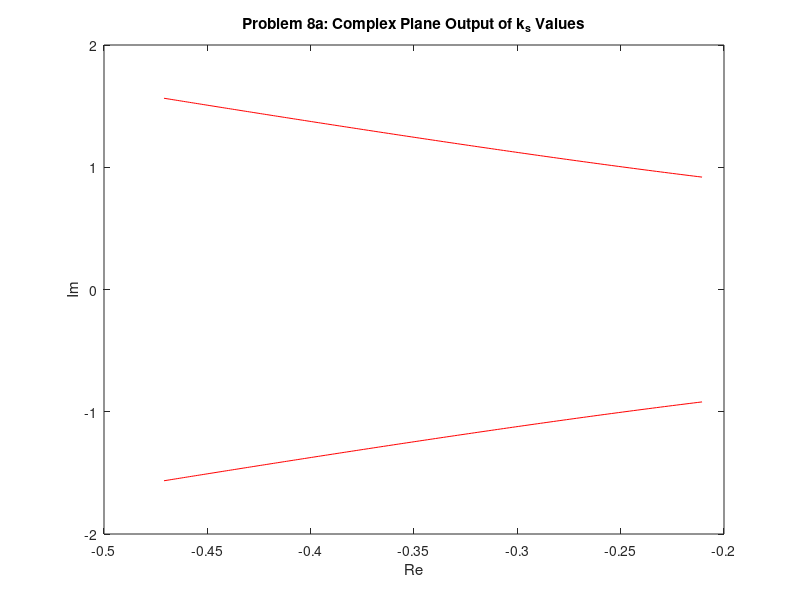

MATLAB code for this plot: (Note: this script raises an error after producing the figure.)
%%%%%%%%%%%%%%%%%%%%%%%
%  ASEN 3128: Lab 5
%  
%  Group Members
%  -Caleb Bristol
%  -Tess Brodsky
%  -Qihan Cai
%  -Kyle Bowen
%%%%%%%%%%%%%%%%%%%%%%%

clc
clear
close all;

%% Constants
    g = 9.81; %[m/s^2]
    m = 6.366e05 * 4.448 / g; %[kg]
    u_0 = 518 * 0.3048; %[m/s]
    theta_0 = 0; %[rad]
    I_y = 3.31e07 * 14.59 * 0.3048^2; %[m/s]
    rho = 1.2673e-3 * 4.448 / 0.3048^4; %[kg/m^3]
    c = 27.31 * 0.3048; %[m]
    S = 5500 * 0.3048^2; %[m^2]

%% Part 1


    %% Problem 1
    E_3 = [-4.883*10,-1.342e3,8.176e3;1.546e3,-8.561e3,-5.627e4;0,-1.263e5,-1.394e7;0,3.104e2,-4.138e3;3.994e4,-3.341e5,-3.608e7];
    E_3_SI = E_3 .* [4.448/0.3048,4.448/0.3048,4.448;4.448/0.3048,4.448/0.3048,4.448;4.448,4.448,4.448*0.3048;4.448/0.3048,4.448/0.3048,4.448;4.448,4.448,4.448*0.3048]; 
    
    %% Problem 2
    chi = deg2rad(-6.8);
    X_u = E_3_SI(1,1)*cos(chi)^2-(E_3_SI(2,1)+E_3_SI(1,2))*sin(chi)*cos(chi)+E_3_SI(2,2)*sin(chi)^2;
    X_w = E_3_SI(2,1)*cos(chi)^2+(E_3_SI(1,1)-E_3_SI(2,2))*sin(chi)*cos(chi)-E_3_SI(1,2)*sin(chi)^2;
    X_q = E_3_SI(3,1)*cos(chi)-E_3_SI(3,2)*sin(chi);
    X_u_dot = E_3_SI(4,2)*sin(chi)^2;
    X_w_dot = -E_3_SI(4,2)*sin(chi)*cos(chi);
    Z_u = E_3_SI(1,2)*cos(chi)^2-(E_3_SI(2,2)-E_3_SI(1,1))*sin(chi)*cos(chi)-E_3_SI(2,1)*sin(chi)^2;
    Z_w = E_3_SI(2,2)*cos(chi)^2+(E_3_SI(1,2)+E_3_SI(2,1))*sin(chi)*cos(chi)+E_3_SI(1,1)*sin(chi)^2;
    Z_q = E_3_SI(3,2)*cos(chi)+E_3_SI(3,1)*sin(chi);
    Z_u_dot = -E_3_SI(4,2)*sin(chi)*cos(chi);
    Z_w_dot = E_3_SI(4,2)*cos(chi)^2;
    M_u = E_3_SI(1,3)*cos(chi) - E_3_SI(2,3)*sin(chi);
    M_w = E_3_SI(2,3)*cos(chi) + E_3_SI(1,3)*sin(chi);
    M_q = E_3_SI(3,3);
    M_u_dot = -E_3_SI(4,3)*sin(chi);
    M_w_dot = E_3_SI(4,3)*cos(chi);
    E_3_Rotated = [X_u Z_u M_u;X_w Z_w M_w;X_q Z_q M_q;X_w_dot Z_w_dot M_w_dot;X_u_dot Z_u_dot M_u_dot];
    
    % Part b
    C_w_0 = (m*g)/(.5*rho*u_0^2*S);
    
    
    Der_Table = [(X_u-rho*u_0*S*C_w_0*sin(theta_0))/(.5*rho*u_0*S) ...
        (Z_u+rho*u_0*S*C_w_0*cos(theta_0))/(.5*rho*u_0*S) ...
        M_u/(.5*rho*u_0*c*S);X_w/(.5*rho*u_0*S) ...
        Z_w/(.5*rho*u_0*S) M_w/(.5*rho*u_0*c*S);X_q/(.25*rho*u_0*c*S) ...
        Z_q/(.25*rho*u_0*c*S) M_q/(.25*rho*u_0*c^2*S); ...
        X_w_dot/(.25*rho*c*S) Z_w_dot/(.25*rho*c*S) M_w_dot/(.25*rho*c^2*S)];

    
    %% Problem 3

    
    A = [X_u/m X_w/m 0 -g*cos(theta_0);...
        Z_u/(m-Z_w_dot) Z_w/(m-Z_w_dot) (Z_q+m*u_0)/(m-Z_w_dot) (-m*g*sin(theta_0))/(m-Z_w_dot);...
        (1/I_y)*(M_u+(M_w_dot*Z_u)/(m-Z_w_dot)) (1/I_y)*(M_w+(M_w_dot*Z_w)/(m-Z_w_dot)) (1/I_y)*(M_q+(M_w_dot*(Z_q+m*u_0))/(m-Z_w_dot)) -(M_w_dot*m*g*sin(theta_0))/(I_y*(m-Z_w_dot));...
        0 0 1 0];
    
    %% Problem 4
    eigs = eig(A);
    
    % Short Period
    omega_1 = sqrt(real(eigs(1))^2 + imag(eigs(1))^2);
    zeta_1 = -real(eigs(1)) / omega_1;
    
    % Phugoid
    omega_3 = sqrt(real(eigs(3))^2 + imag(eigs(3))^2);
    zeta_3 = -real(eigs(3)) / omega_3;
    
    %% Problem 5
    
    % Short Period
    lambda_sp = M_q/(2*I_y) + 1/(2*I_y) * sqrt(M_q^2 + 4*I_y*u_0*M_w);
    
    omega_sp = sqrt(real(lambda_sp)^2 + imag(lambda_sp)^2);
    zeta_sp = -real(lambda_sp) / omega_sp;
    
    % Phugoid
    omega_ph = sqrt(2)*g/u_0;
    zeta_ph = -X_u/2 * sqrt(-u_0/(m*Z_u*g));
    P_ph = 2*pi/omega_ph;
    
    
    %% Problem 6
    
%% Part 2

    %% Problem 7
    
    % Given (Pg. 229)
    C_x_delta = -3.818e-06;
    C_z_delta = -0.3648;
    C_m_delta = -1.444;
    
    % Dimensionalize
    Xdele = C_x_delta * 0.5 * rho * u_0^2 * S;
    Zdele = C_z_delta * 0.5 * rho * u_0^2 * S;
    Mdele = C_m_delta * 0.5 * rho * u_0^2 * S * c;
    
    b_elev = [Xdele/m;Zdele/(m-Z_w_dot);Mdele/I_y + (M_w_dot*Zdele)/(I_y*(m-Z_w_dot));0];
    
    %% Problem 8
    
    % Part a)
    k_s = 1:0.01:3;
    
    b = b_elev([3 4]);
    
    A_ = @(k_s) [M_q/I_y u_0*M_w*k_s/I_y;1 0];
    
    A_nc = A_(k_s(1));
   
    % Preallocate
    eigs_sp = zeros(2,length(k_s));
    k_2 = zeros(length(k_s),1);    
    k_1 = zeros(length(k_s),1);
    
    % Calculate Control Gains
    for i = 1:length(k_s)
        A__ = A_(k_s(i));
        k_2(i) = (A_nc(1,2) - A__(1,2)) / (b(1));
        omega_ = sqrt(k_2(i)*b(1) - A__(1,2));
        k_1(i) = (2*zeta_sp*omega_ + A__(1,1)) / (b(1,1));
        eigs_sp(:,i) = eig(A_nc - b*[k_1(i) k_2(i)]);
    end
    
    %Plotting
    figure()
    plot(real(eigs_sp(1,:)),imag(eigs_sp(1,:)),'r'); hold on
    plot(real(eigs_sp(2,:)),imag(eigs_sp(2,:)),'r');
    title('Problem 8a: Complex Plane Output of k_s Values')
    xlabel('Re')
    ylabel('Im')
    xline(0)
    yline(0)
    xlim([-1 1])
    grid on; grid minor
    hold off
    
    % Part b)
    A_long_ = @(k_s) [X_u/m X_w/m 0 -g*cos(theta_0);...
        Z_u/(m-Z_w_dot) Z_w/(m-Z_w_dot) (Z_q+m*u_0)/(m-Z_w_dot) (-m*g*sin(theta_0))/(m-Z_w_dot);...
        (1/I_y)*(M_u+(M_w_dot*Z_u)/(m-Z_w_dot)) (1/I_y)*(M_w*k_s+(M_w_dot*Z_w)/(m-Z_w_dot)) (1/I_y)*(M_q+(M_w_dot*(Z_q+m*u_0))/(m-Z_w_dot)) -(M_w_dot*m*g*sin(theta_0))/(I_y*(m-Z_w_dot));...
        0 0 1 0];
    B_long = b_elev;
    
    
    eigs_8bsp = zeros(2,length(k_s));
    eigs_8bph = zeros(2,length(k_s));
    for i = 1:length(k_s)
        B_c = [[0;0;0;0] [0;0;0;0] B_long*-k_1(i) B_long*-k_2(i)];
        eigs_8b = eig(A_long_(k_s(i)) + B_c);
        eigs_8bsp(:,i) = eigs_8b([1 2]);
        eigs_8bph(:,i) = eigs_8b([3 4]);
    end
    
    %Plotting
    figure()
    plot(real(eigs_8bsp(1,:)),imag(eigs_8bsp(1,:)),'r'); hold on
    plot(real(eigs_8bsp(2,:)),imag(eigs_8bsp(2,:)),'r');
    plot(real(eigs_8bph(1,:)),imag(eigs_8bph(1,:)),'b');
    plot(real(eigs_8bph(2,:)),imag(eigs_8bph(2,:)),'b');
    scatter(real(eigs_8bsp(1,1)),imag(eigs_8bsp(1,1)),'*r');
    scatter(real(eigs_8bsp(2,1)),imag(eigs_8bsp(2,1)),'*r');
    scatter(real(eigs_8bph(1,1)),imag(eigs_8bph(1,1)),'*b');
    scatter(real(eigs_8bph(2,1)),imag(eigs_8bph(2,1)),'*b');
    title('Problem 8b: Complex Plane Output of k_s Values, Full System')
    xlabel('Re')
    ylabel('Im')
    xline(0)
    yline(0)
    xlim([-1 1])
    grid on; grid minor
    hold off
    
    % Part c)
    
    % Control Matrices & Initial Conditions
    t_span = [0 2000];
    IC_8c = [0;0;0;0.1];
    B_c = [[0;0;0;0] [0;0;0;0] B_long*-k_1(1) B_long*-k_2(1)];
    A_nc = A_long_(k_s(1)) + B_c;
    B_c = [[0;0;0;0] [0;0;0;0] B_long*-k_1(101) B_long*-k_2(101)];
    A_dc = A_long_(k_s(101)) + B_c;
    
    % Simulate Behavior
    [t_nc,x_nc] = ode45(@(t,var) linlong(t,A_nc,var),t_span,IC_8c);
    [t_dc,x_dc] = ode45(@(t,var) linlong(t,A_dc,var),t_span,IC_8c);
    
    % Plotting
    figure()
    subplot(4,1,1)
    plot(t_nc,x_nc(:,1)); hold on
    ylabel('u [m/s]')
    subplot(4,1,2)
    plot(t_nc,x_nc(:,2))
    ylabel('w [m/s]')
    subplot(4,1,3)
    plot(t_nc,x_nc(:,3))
    ylabel('q [rad/s]')
    subplot(4,1,4)
    plot(t_nc,x_nc(:,4))
    ylabel('\theta [rad]')
    xlabel('Time [s]')
    sgtitle('Problem 8c: Closed Loop Behavior, No Feedback')
    hold off
    
    figure()
    subplot(4,1,1)
    plot(t_dc,x_dc(:,1)); hold on
    ylabel('u [m/s]')
    subplot(4,1,2)
    plot(t_dc,x_dc(:,2))
    ylabel('w [m/s]')
    subplot(4,1,3)
    plot(t_dc,x_dc(:,3))
    ylabel('q [rad/s]')
    subplot(4,1,4)
    plot(t_dc,x_dc(:,4))
    ylabel('\theta [rad]')
    xlabel('Time [s]')
    sgtitle('Problem 8c: Closed Loop Behavior, Double Pitch Stiffness')
    hold off
    
    % Part d)
    
    
    % i) Translational Control Terms == 0
    
    
    % Control Matrices & Initial Conditions
    IC_8d = [0;0;0;0.1];
    
    B_d1 = [0/m;0/(m-0);Mdele/I_y + (M_w_dot*0)/(I_y*(m-0));0];
    B_d = [[0;0;0;0] [0;0;0;0] B_d1*-k_1(1) B_d1*-k_2(1)];
    A_d1 = A_long_(k_s(1)) + B_d;
    
    % Simulate Behavior
    [t_d1,x_d1] = ode45(@(t,var) linlong(t,A_d1,var),t_span,IC_8d);
    
    % Plotting
    figure()
    subplot(4,1,1)
    plot(t_d1,x_d1(:,1)); hold on
    ylabel('u [m/s]')
    subplot(4,1,2)
    plot(t_d1,x_d1(:,2))
    ylabel('w [m/s]')
    subplot(4,1,3)
    plot(t_d1,x_d1(:,3))
    ylabel('q [rad/s]')
    subplot(4,1,4)
    plot(t_d1,x_d1(:,4))
    ylabel('\theta [rad]')
    xlabel('Time [s]')
    sgtitle('Problem 8d,i: Closed Loop Behavior, Translational Control = 0')
    hold off
   
    
    % ii) Rotational Terms out of Translational EOM and Vice-Versa
    
    
    % Control Matrices & Initial Conditions
    IC_8d = [0;0;0;0.1];
    
    B_d = [[0;0;0;0] [0;0;0;0] B_long*-k_1(1) B_long*-k_2(1)];
    A_long_d2 = [X_u/m X_w/m 0 -g*cos(theta_0);...
        Z_u/(m-Z_w_dot) Z_w/(m-Z_w_dot) (0+m*u_0)/(m-0) (-m*g*sin(theta_0))/(m-0);...
        (1/I_y)*(0+(0*Z_u)/(m-Z_w_dot)) (1/I_y)*(0+(0*Z_w)/(m-Z_w_dot)) (1/I_y)*(M_q+(M_w_dot*(0+m*u_0))/(m-0)) -(M_w_dot*m*g*sin(theta_0))/(I_y*(m-0));...
        0 0 1 0];
    A_d2 = A_long_(k_s(1)) + B_d;
    
    % Simulate Behavior
    [t_d2,x_d2] = ode45(@(t,var) linlong(t,A_d2,var),t_span,IC_8d);
    
    % Plotting
    figure()
    subplot(4,1,1)
    plot(t_d2,x_d2(:,1)); hold on
    ylabel('u [m/s]')
    subplot(4,1,2)
    plot(t_d2,x_d2(:,2))
    ylabel('w [m/s]')
    subplot(4,1,3)
    plot(t_d2,x_d2(:,3))
    ylabel('q [rad/s]')
    subplot(4,1,4)
    plot(t_d2,x_d2(:,4))
    ylabel('\theta [rad]')
    xlabel('Time [s]')
    sgtitle('Problem 8d,ii: Closed Loop Behavior, Translational/Rotational Separated')
    hold off
    
    
    % iii) System Decoupled
    
    
    % Control Matrices & Initial Conditions
    IC_8d = [0;0;0;0.1];
    
    A_d3 = A_long_(k_s(1)).*eye(4) + B_d;
    
    % Simulate Behavior
    [t_d3,x_d3] = ode45(@(t,var) linlong(t,A_d3,var),t_span,IC_8d);
    
    % Plotting
    figure()
    subplot(4,1,1)
    plot(t_d3,x_d3(:,1)); hold on
    ylabel('u [m/s]')
    subplot(4,1,2)
    plot(t_d3,x_d3(:,2))
    ylabel('w [m/s]')
    subplot(4,1,3)
    plot(t_d3,x_d3(:,3))
    ylabel('q [rad/s]')
    subplot(4,1,4)
    plot(t_d3,x_d3(:,4))
    ylabel('\theta [rad]')
    xlabel('Time [s]')
    sgtitle('Problem 8d,iii: Closed Loop Behavior, Decoupled')
    hold off
    
    
%% Functions

function dxdt = linlong(t,A,x_0)
    dxdt = A*x_0;
end
    